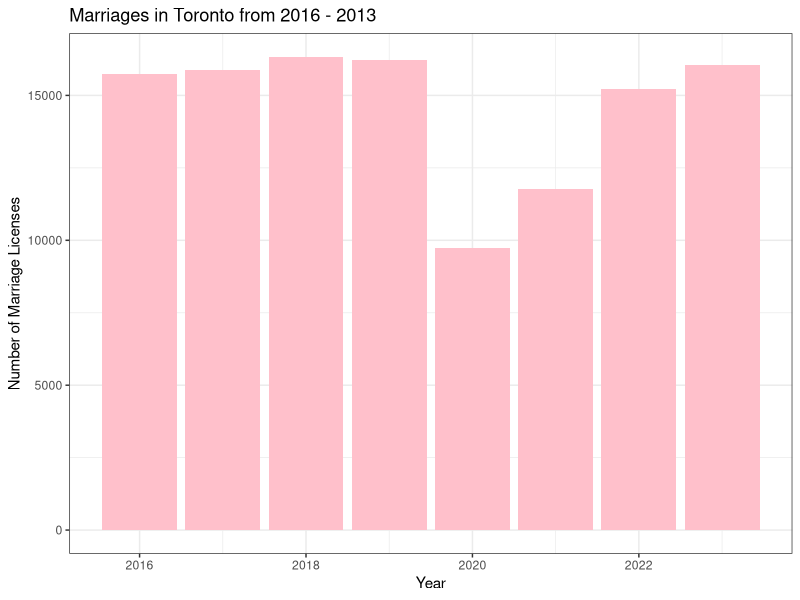

Reproduce this figure in R.
## ---- chunk 1
#| label: fig-plots
library(tidyverse)
data <- read_csv("../data/analysis_data/analysis_data.csv")
data |>
  ggplot(
    aes(x = year, y = marriage_licenses)
  ) +
  geom_bar(stat = "identity", fill = 'pink') +
  theme_bw() +
  labs(
    title = "Marriages in Toronto from 2016 - 2013",
    x = "Year",
    y = "Number of Marriage Licenses"
  )
